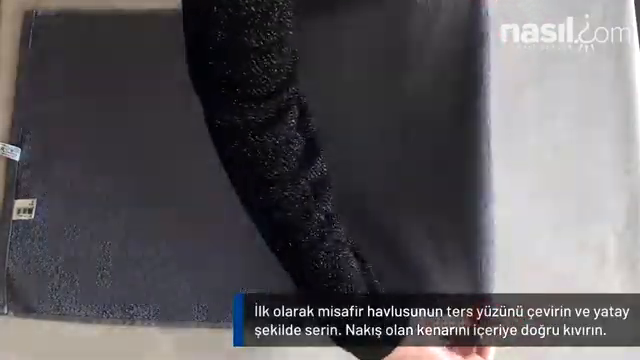
#> input picture frame 550 of havlu_takip_projesi/data/sample_video.mp4, 640 x 360 px, given in place of 3.hatali_video.mp4, which was not available
$ python test_edge6.py
#> lines starting #> are read from the running program, lines starting #| are printed output that depends on the picture; after the words box and inside, x2 and y2 are one past the last pixel; in counts of white or black regions, pixels touching at a corner belong together; pictures that were not available may be replaced by others from this repository, and a replacement may not be noted
### havlu_takip_projesi/cv_engine/detector.py
"""
detector.py - Hibrit Havlu Tespit Modulu (HSV + Ten Rengi Filtresi + DBSCAN)

Koyu lacivert havluyu acik renkli ahsap masadan ayirir.

Yaklasim (Pipeline):
    1. HSV renk uzayinda koyu mavi/lacivert havluyu maskele
    1b. Ten rengi (skin color) filtresi - iscinin ellerini/kollarini cikar
    2. DBSCAN kumeleme ile HSV maskesindeki bolgeleri dogrula ve
       gurultu noktalarini (outlier) temizle
    3. Morfolojik temizlik (closing + opening)
    4. Canny kenar tespiti ile sinir hassaslastirmasi
    5. En buyuk kontur -> BoundingRect -> (x, y, w, h)

Performans Notu:
    DBSCAN tum pikseller uzerinde calistirilmaz. Sadece HSV maske ile
    on-filtrelenmis beyaz pikseller, uzaysal koordinatlariyla birlikte
    DBSCAN'e verilir. Ayrica goruntuyu kucultme (downsample) uygulanarak
    gercek zamanli calisma saglanir.

Returns (dict):
    frame      : Uzerine cizim yapilmis BGR goruntusu
    mask       : Doldurulmus ikili maske
    edges      : Canny kenar goruntusu
    bbox       : (x, y, w, h) tuple veya None
    x, y, w, h : BoundingRect koordinatlari (int)
    center_x   : Havlu merkezi X
    center_y   : Havlu merkezi Y
    contour    : En buyuk kontur (numpy array) veya None
"""

import cv2
import numpy as np
from sklearn.cluster import DBSCAN


# =================================================================
# DBSCAN YARDIMCI: HSV maskesinden anlamli kumeyi cikart
# =================================================================

def _dbscan_refine_mask(binary_mask, eps=8, min_samples=20, downsample=4):
    """
    HSV maskesindeki beyaz pikselleri DBSCAN ile kumeler,
    en buyuk kumeyi koruyup gerisi noise olarak temizler.

    Performans icin goruntu once 'downsample' kati kucultulur.

    Args:
        binary_mask:  uint8 ikili maske (0 veya 255)
        eps:          DBSCAN komsuluk mesafesi (piksel)
        min_samples:  DBSCAN minimum nokta sayisi
        downsample:   Kucultme kati (4 = 1/4 boyut)

    Returns:
        refined_mask: Temizlenmis uint8 ikili maske (orijinal boyut)
    """
    h_orig, w_orig = binary_mask.shape[:2]

    # Kucult
    small_mask = cv2.resize(binary_mask, (w_orig // downsample, h_orig // downsample),
                            interpolation=cv2.INTER_NEAREST)

    # Beyaz piksel koordinatlarini al
    coords = np.column_stack(np.where(small_mask > 0))

    if len(coords) < min_samples:
        # Yeterli piksel yoksa maskeyi oldugu gibi dondur
        return binary_mask

    # DBSCAN kumeleme (uzaysal koordinatlar uzerinde)
    clustering = DBSCAN(eps=eps, min_samples=min_samples).fit(coords)
    labels = clustering.labels_

    # En buyuk kumeyi bul (noise = -1 label)
    unique_labels = set(labels)
    unique_labels.discard(-1)

    if not unique_labels:
        return binary_mask

    # Her kumenin piksel sayisini hesapla, en buyugunu sec
    best_label = max(unique_labels, key=lambda lb: np.sum(labels == lb))

    # Kucuk boyutta temiz maske olustur
    clean_small = np.zeros_like(small_mask)
    best_coords = coords[labels == best_label]
    clean_small[best_coords[:, 0], best_coords[:, 1]] = 255

    # Orijinal boyuta geri buyut
    refined_mask = cv2.resize(clean_small, (w_orig, h_orig),
                              interpolation=cv2.INTER_NEAREST)

    return refined_mask


# =================================================================
# TEN RENGI FILTRESI: Iscinin ellerini/kollarini cikar
# =================================================================

def _create_skin_mask(frame_bgr, hsv_img=None):
    """
    HSV + YCrCb uzayinda ten rengine uyan pikselleri tespit eder.

    Iki renk uzayinin kesisimi kullanilarak daha guvenilir sonuc elde edilir.
    Sonuc olarak ten rengine uyan bolgeleri gosteren ikili maske dondurulur.

    Args:
        frame_bgr: BGR formatinda giris goruntusu
        hsv_img:   Onceden hesaplanmis HSV goruntusu (performans icin)

    Returns:
        skin_mask: uint8 ikili maske (255 = ten rengi, 0 = degil)
    """
    if hsv_img is None:
        hsv_img = cv2.cvtColor(frame_bgr, cv2.COLOR_BGR2HSV)

    # HSV uzayinda ten rengi araligi
    # Hue: 0-25 (kirmizi-turuncu), Sat: 30-170, Val: 60-255
    lower_skin_hsv = np.array([0, 30, 60])
    upper_skin_hsv = np.array([25, 170, 255])
    skin_hsv = cv2.inRange(hsv_img, lower_skin_hsv, upper_skin_hsv)

    # YCrCb uzayinda ten rengi araligi (HSV'yi destekler)
    ycrcb = cv2.cvtColor(frame_bgr, cv2.COLOR_BGR2YCrCb)
    lower_skin_ycrcb = np.array([0, 135, 85])
    upper_skin_ycrcb = np.array([255, 180, 135])
    skin_ycrcb = cv2.inRange(ycrcb, lower_skin_ycrcb, upper_skin_ycrcb)

    # Iki maskenin kesisimi (daha az false positive)
    skin_mask = cv2.bitwise_and(skin_hsv, skin_ycrcb)

    # Morfolojik temizlik: kucuk delikleri kapat, gurultuleri sil
    k = np.ones((7, 7), np.uint8)
    skin_mask = cv2.morphologyEx(skin_mask, cv2.MORPH_CLOSE, k)
    skin_mask = cv2.morphologyEx(skin_mask, cv2.MORPH_OPEN, k)

    # Ten bolgelerini biraz genislet (havlu kenarindaki gecisin temizlenmesi)
    skin_mask = cv2.dilate(skin_mask, np.ones((9, 9), np.uint8), iterations=2)

    return skin_mask


# =================================================================
# ANA TESPIT FONKSIYONU
# =================================================================

def detect_towel(frame,
                 canny_low=40,
                 canny_high=120,
                 blur_ksize=5,
                 dilate_iter=2,
                 min_area_ratio=0.02,
                 use_dbscan=True,
                 dbscan_eps=8,
                 dbscan_min_samples=20,
                 dbscan_downsample=4,
                 use_skin_filter=True,
                 hsv_lower=None,
                 hsv_upper=None):
    """
    Hibrit Havlu Tespit Algoritmasi (HSV + Ten Filtresi + DBSCAN + Canny)

    Koyu lacivert havluyu acik renkli ahsap masadan ayirir.
    Iscinin elleri/kollari ten rengi filtresiyle cikarilir.

    Args:
        frame:              BGR formatinda giris goruntusu
        canny_low:          Canny alt esik
        canny_high:         Canny ust esik
        blur_ksize:         GaussianBlur kernel boyutu
        dilate_iter:        Dilation iterasyon sayisi
        min_area_ratio:     Minimum kontur alani orani
        use_dbscan:         DBSCAN filtreleme aktif mi
        dbscan_eps:         DBSCAN komsuluk mesafesi
        dbscan_min_samples: DBSCAN minimum nokta sayisi
        dbscan_downsample:  DBSCAN icin kucultme kati
        use_skin_filter:    Ten rengi filtresi aktif mi

    Returns:
        dict: frame, mask, edges, bbox, x, y, w, h, center_x, center_y, contour
    """

    h_img, w_img = frame.shape[:2]
    total_area = h_img * w_img

    # =============================================================
    # 1. HSV RENK FILTRESI - Havluyu hedefle
    # =============================================================
    hsv = cv2.cvtColor(frame, cv2.COLOR_BGR2HSV)

    if hsv_lower is None:
        hsv_lower = np.array([95, 25, 15])
    if hsv_upper is None:
        hsv_upper = np.array([135, 255, 160])

    color_mask = cv2.inRange(hsv, hsv_lower, hsv_upper)

    # =============================================================
    # 1b. TEN RENGI FILTRESI - Iscinin ellerini cikar
    # =============================================================
    # Ten rengine uyan pikselleri havlu maskesinDEN cikarir.
    # Boylece Bounding Box sadece havlunun etrafinda kalir,
    # iscinin elleri/kollari dahil edilmez.
    if use_skin_filter:
        skin_mask = _create_skin_mask(frame, hsv_img=hsv)
        # Ten bolgelerini havlu maskesinden cikar
        color_mask = cv2.bitwise_and(color_mask, cv2.bitwise_not(skin_mask))

    # =============================================================
    # 2. DBSCAN KUMELEME - Gurultu temizleme
    # =============================================================
    # HSV maskesindeki beyaz pikselleri DBSCAN ile kumeleyerek
    # rastgele gurultu noktalarini (outlier) temizle.
    # Sadece en buyuk kume korunur.
    if use_dbscan:
        color_mask = _dbscan_refine_mask(
            color_mask,
            eps=dbscan_eps,
            min_samples=dbscan_min_samples,
            downsample=dbscan_downsample
        )

    # =============================================================
    # 3. MORFOLOJIK TEMIZLIK
    # =============================================================
    morph_kernel = np.ones((11, 11), np.uint8)
    # Closing: renk maskesindeki kucuk delikleri kapat
    color_mask = cv2.morphologyEx(color_mask, cv2.MORPH_CLOSE, morph_kernel)
    # Opening: kucuk gurultuleri temizle
    color_mask = cv2.morphologyEx(color_mask, cv2.MORPH_OPEN, morph_kernel)

    # =============================================================
    # 4. CANNY KENAR TESPITI - Sinir hassaslastirma
    # =============================================================
    gray = cv2.cvtColor(frame, cv2.COLOR_BGR2GRAY)
    blurred = cv2.GaussianBlur(gray, (blur_ksize, blur_ksize), 0)
    edges = cv2.Canny(blurred, canny_low, canny_high)

    # Kenarlari genislet
    dilate_kernel = np.ones((3, 3), np.uint8)
    edges_dilated = cv2.dilate(edges, dilate_kernel, iterations=dilate_iter)

    # Canny kenarlarindan flood-fill ile kapali ic bolgeleri bul
    close_kernel = np.ones((9, 9), np.uint8)
    edges_closed = cv2.morphologyEx(edges_dilated, cv2.MORPH_CLOSE, close_kernel)

    flood_mask = edges_closed.copy()
    fill_helper = np.zeros((h_img + 2, w_img + 2), np.uint8)
    cv2.floodFill(flood_mask, fill_helper, (0, 0), 255)
    flood_inv = cv2.bitwise_not(flood_mask)

    # HSV maskesini Canny bilgisiyle destekle
    intersection = cv2.bitwise_and(color_mask, flood_inv)
    combined_mask = cv2.bitwise_or(color_mask, intersection)

    # Son morfolojik duzeltme
    combined_mask = cv2.morphologyEx(
        combined_mask, cv2.MORPH_CLOSE, np.ones((7, 7), np.uint8)
    )
    combined_mask = cv2.morphologyEx(
        combined_mask, cv2.MORPH_OPEN, np.ones((7, 7), np.uint8)
    )

    # =============================================================
    # 5. EN BUYUK KONTURU BUL + BOUNDING BOX
    # =============================================================
    contours, _ = cv2.findContours(
        combined_mask, cv2.RETR_EXTERNAL, cv2.CHAIN_APPROX_SIMPLE
    )

    min_area = total_area * min_area_ratio
    valid_contours = [c for c in contours if cv2.contourArea(c) > min_area]

    bbox = None
    bx, by, bw, bh = 0, 0, 0, 0
    cx, cy = 0, 0
    best_contour = None
    filled_mask = np.zeros((h_img, w_img), dtype=np.uint8)

    if valid_contours:
        best_contour = max(valid_contours, key=cv2.contourArea)

        # Icini beyazla doldur
        cv2.drawContours(filled_mask, [best_contour], -1, 255,
                         thickness=cv2.FILLED)

        # Bounding box hesapla
        bx, by, bw, bh = cv2.boundingRect(best_contour)
        bbox = (bx, by, bw, bh)

        # Merkez koordinatlari
        cx = bx + bw // 2
        cy = by + bh // 2

        # -- Gorsel Cizimler --
        # Bounding box (sari)
        cv2.rectangle(frame, (bx, by), (bx + bw, by + bh), (0, 255, 255), 2)

        # Kontur cizgisi (yesil, ince)
        cv2.drawContours(frame, [best_contour], -1, (0, 255, 0), 1)

        # Merkez noktasi (kirmizi)
        cv2.circle(frame, (cx, cy), 5, (0, 0, 255), -1)

        # Boyut bilgisi
        cv2.putText(frame, f"W:{bw} H:{bh}",
                    (bx, max(by - 10, 20)),
                    cv2.FONT_HERSHEY_SIMPLEX, 0.6, (0, 255, 255), 2)

    return {
        'frame': frame,
        'mask': filled_mask,
        'edges': edges,
        'bbox': bbox,
        'x': bx,
        'y': by,
        'w': bw,
        'h': bh,
        'center_x': cx,
        'center_y': cy,
        'contour': best_contour,
    }

### havlu_takip_projesi/test_edge6.py
import cv2
import numpy as np
import sys
sys.path.insert(0, 'c:/Users/Samet Uçar/Desktop/Bitirme_Projesi/havlu_takip_projesi')

def test_clahe_line(video_path, frame_pos):
    cap = cv2.VideoCapture(video_path)
    cap.set(cv2.CAP_PROP_POS_FRAMES, frame_pos)
    ret, frame = cap.read()
    if not ret: return -1

    from cv_engine.detector import detect_towel
    if 'Video2' in video_path:
        res = detect_towel(frame, hsv_lower=np.array([90, 10, 15]), hsv_upper=np.array([140, 255, 200]))
    else:
        res = detect_towel(frame)

    if not res['bbox']: return -1

    x, y, w, h = res['bbox']

    gray = cv2.cvtColor(frame, cv2.COLOR_BGR2GRAY)
    roi_gray = gray[y:y+h, x:x+w]

    clahe = cv2.createCLAHE(clipLimit=2.0, tileGridSize=(8,8))
    cl1 = clahe.apply(roi_gray)

    edges = cv2.Canny(cv2.GaussianBlur(cl1, (5,5), 0), 20, 60)

    top_y = int(h * 0.3)
    bottom_y = int(h * 0.7)
    left_x = int(w * 0.1)
    right_x = int(w * 0.9)

    sub_edges = edges[top_y:bottom_y, left_x:right_x]

    min_len = w * 0.15
    lines = cv2.HoughLinesP(sub_edges, 1, np.pi/180, threshold=20,
                            minLineLength=min_len, maxLineGap=40)

    horizontal_count = 0
    if lines is not None:
        for line in lines:
            x1, y1, x2, y2 = line[0]
            angle = np.abs(np.arctan2(y2 - y1, x2 - x1) * 180.0 / np.pi)
            if angle < 25 or angle > 155:
                horizontal_count += 1

    return horizontal_count

c_err = test_clahe_line('c:/Users/Samet Uçar/Desktop/Bitirme_Projesi/havlu_takip_projesi/data/3.hatali_video.mp4', 550)
#> in test_clahe_line, frame is the input picture: shape (360, 640, 3); mean B, G, R 91.6, 88.3, 91.1
#> in _dbscan_refine_mask, `coords = np.column_stack(np.where(small_mask > 0))`: coords = 4538 pairs, first value 0 to 86, second value 1 to 123
#> in _dbscan_refine_mask, `labels = clustering.labels_`: labels = 4538 values, max 0 at index 0, min -1 at index 51, mean -0.00022
#> in _dbscan_refine_mask, `unique_labels = set(labels)`: unique_labels = 2 items
#> in _dbscan_refine_mask, `best_label = max(unique_labels, key=lambda lb: np.sum(labels == lb))`: best_label = 0
#> in _dbscan_refine_mask, `best_coords = coords[labels == best_label]`: best_coords = 4537 pairs, first value 0 to 86, second value 1 to 123
#> in detect_towel, `cv2.floodFill(flood_mask, fill_helper, (0, 0), 255)`:
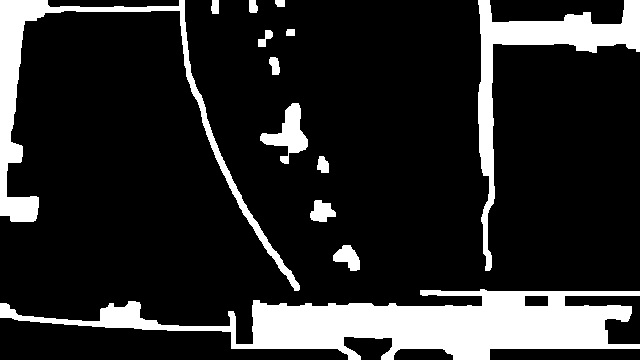
#> flood_mask: shape (360, 640); 16.3% white; 13 white regions, largest, box (x1, y1, x2, y2) and area: (0, 289, 640, 360) 20415, (0, 0, 300, 291) 7426, (478, 0, 640, 271) 7026
#> in detect_towel, `contours, _ = cv2.findContours( combined_mask, cv2.RETR_EXTERNAL, cv2...`: contours = 5 contours; box (x1, y1, x2, y2) and area: (8, 64, 492, 340) 81021, (464, 8, 488, 128) 2184, (224, 0, 256, 24) 410, (464, 288, 488, 304) 282, (48, 48, 64, 64) 210
#> in detect_towel, `valid_contours = [c for c in contours if cv2.contourArea(c) > min_area]`: valid_contours = 1 contour; box (x1, y1, x2, y2) and area: (8, 64, 492, 340) 81021
#> in detect_towel, `best_contour = max(valid_contours, key=cv2.contourArea)`: best_contour = contour of 244 points, box (x1, y1, x2, y2) (8, 64, 492, 340), area 81021
#> in detect_towel, `cv2.drawContours(filled_mask, [best_contour], -1, 255, thickness=cv2.F..`:
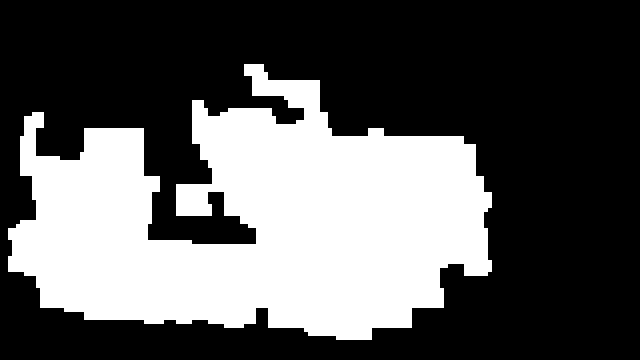
#> filled_mask: shape (360, 640); 35.7% white; 1 white region, box (x1, y1, x2, y2) and area: (8, 64, 492, 340) 82224
#> in detect_towel, `bx, by, bw, bh = cv2.boundingRect(best_contour)`: bx = 8; by = 64; bw = 484; bh = 276
#> in detect_towel, `bbox = (bx, by, bw, bh)`: bbox = (8, 64, 484, 276)
#> in detect_towel, `cx = bx + bw // 2`: cx = 250
#> in detect_towel, `cy = by + bh // 2`: cy = 202
#> in test_clahe_line, `res = detect_towel(frame)`: res = 11 items
#> in test_clahe_line, `x, y, w, h = res['bbox']`: x = 8; y = 64; w = 484; h = 276
#> in test_clahe_line, `edges = cv2.Canny(cv2.GaussianBlur(cl1, (5,5), 0), 20, 60)`:
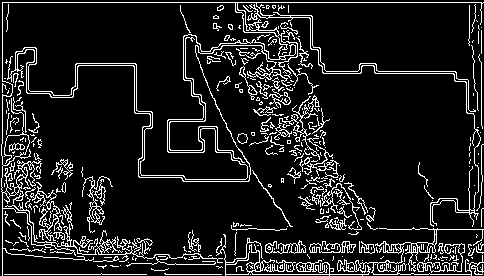
#> edges: shape (276, 484); 11.6% white in thin lines or dots
#> in test_clahe_line, `top_y = int(h * 0.3)`: top_y = 82
#> in test_clahe_line, `bottom_y = int(h * 0.7)`: bottom_y = 193
#> in test_clahe_line, `left_x = int(w * 0.1)`: left_x = 48
#> in test_clahe_line, `right_x = int(w * 0.9)`: right_x = 435
#> in test_clahe_line, `sub_edges = edges[top_y:bottom_y, left_x:right_x]`:
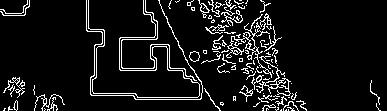
#> sub_edges: shape (111, 387); 8.3% white in thin lines or dots
#> in test_clahe_line, `min_len = w * 0.15`: min_len = 72.6
#> in test_clahe_line, `lines = cv2.HoughLinesP(sub_edges, 1, np.pi/180, threshold=20, minLine..`: lines = 79 rows, first 6: [135, 99, 294, 99], [134, 97, 295, 97], [199, 95, 296, 95], [199, 3, 306, 110], [94, 67, 284, 73], [143, 70, 274, 30]
#> the loop in test_clahe_line, `for line in lines:` made 79 passes
#> (x1, y1, x2, y2, angle) on passes 1 to 8: (135, 99, 294, 99, 0), (134, 97, 295, 97, 0), (199, 95, 296, 95, 0), (199, 3, 306, 110, 45), (94, 67, 284, 73, 1.81), (143, 70, 274, 30, 16.98), (199, 94, 296, 92, 1.18), (86, 28, 277, 69, 12.12)
#> after the loop in test_clahe_line, `for line in lines:`: horizontal_count = 73
#> c_err = 73
c_ok = test_clahe_line('c:/Users/Samet Uçar/Desktop/Bitirme_Projesi/havlu_takip_projesi/data/Ornek_Video.mp4', 380)
#> call 2 of test_clahe_line, with frame_pos = 380
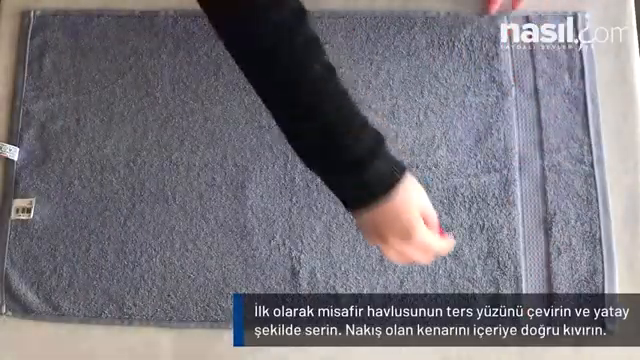
#> input picture frame 380 of havlu_takip_projesi/data/sample_video.mp4, 640 x 360 px, given in place of Ornek_Video.mp4, which was not available
#> in test_clahe_line, frame is the input picture: shape (360, 640, 3); mean B, G, R 122.8, 115.1, 118.2
#> call 2 of detect_towel, with canny_low = 40, canny_high = 120, blur_ksize = 5, dilate_iter = 2, min_area_ratio = 0.02, use_dbscan = True, dbscan_eps = 8, dbscan_min_samples = 20
#> call 2 of _dbscan_refine_mask, with eps = 8, min_samples = 20, downsample = 4
#> in _dbscan_refine_mask (call 2), `small_mask = cv2.resize(binary_mask, (w_orig // downsample, h_orig // ..`:
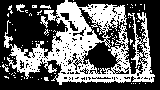
#> small_mask: shape (90, 160); 39.4% white; 88 white regions (83 under 20 px), largest, box (x1, y1, x2, y2) and area: (4, 0, 155, 85) 5349, (16, 4, 25, 12) 41, (40, 5, 51, 9) 28, (2, 64, 9, 72) 22, (8, 5, 13, 14) 20
#> in _dbscan_refine_mask (call 2), `coords = np.column_stack(np.where(small_mask > 0))`: coords = 5679 pairs, first value 0 to 84, second value 0 to 154
#> in _dbscan_refine_mask (call 2), `labels = clustering.labels_`: labels = 5679 values from 0 to 0
#> in _dbscan_refine_mask (call 2), `unique_labels = set(labels)`: unique_labels = 1 item
#> in _dbscan_refine_mask (call 2), `best_coords = coords[labels == best_label]`: best_coords has the same summary as coords
#> in detect_towel (call 2), `color_mask = _dbscan_refine_mask( color_mask, eps=dbscan_eps, min_samp..`:
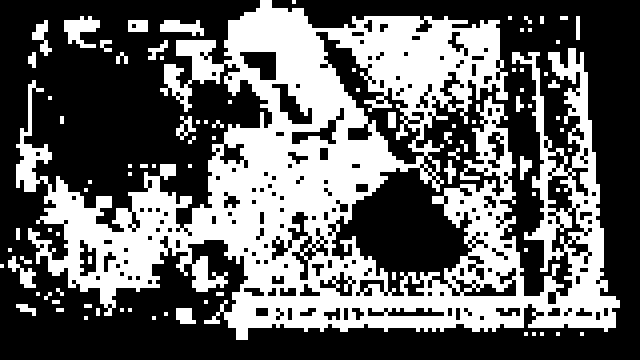
#> color_mask: shape (360, 640); 39.4% white; 88 white regions (48 under 20 px)
#> in detect_towel (call 2), `contours, _ = cv2.findContours( combined_mask, cv2.RETR_EXTERNAL, cv2...`: contours = 7 contours; box (x1, y1, x2, y2) and area: (8, 0, 616, 340) 132710, (16, 128, 48, 192) 1123, (64, 16, 96, 44) 567, (180, 116, 196, 140) 330, (176, 308, 192, 324) 210, (128, 20, 148, 32) 209, (36, 24, 48, 40) 165
#> in detect_towel (call 2), `valid_contours = [c for c in contours if cv2.contourArea(c) > min_area]`: valid_contours = 1 contour; box (x1, y1, x2, y2) and area: (8, 0, 616, 340) 132710
#> in detect_towel (call 2), `best_contour = max(valid_contours, key=cv2.contourArea)`: best_contour = contour of 322 points, box (x1, y1, x2, y2) (8, 0, 616, 340), area 132710
#> in detect_towel (call 2), `bx, by, bw, bh = cv2.boundingRect(best_contour)`: by = 0; bw = 608; bh = 340
#> in detect_towel (call 2), `bbox = (bx, by, bw, bh)`: bbox = (8, 0, 608, 340)
#> in detect_towel (call 2), `cx = bx + bw // 2`: cx = 312
#> in detect_towel (call 2), `cy = by + bh // 2`: cy = 170
#> in test_clahe_line (call 2), `x, y, w, h = res['bbox']`: y = 0; w = 608; h = 340
#> in test_clahe_line (call 2), `top_y = int(h * 0.3)`: top_y = 102
#> in test_clahe_line (call 2), `bottom_y = int(h * 0.7)`: bottom_y = 237
#> in test_clahe_line (call 2), `left_x = int(w * 0.1)`: left_x = 60
#> in test_clahe_line (call 2), `right_x = int(w * 0.9)`: right_x = 547
#> in test_clahe_line (call 2), `min_len = w * 0.15`: min_len = 91.2
#> in test_clahe_line (call 2), `lines = cv2.HoughLinesP(sub_edges, 1, np.pi/180, threshold=20, minLine..`: lines = 232 rows, first 6: [8, 101, 263, 88], [332, 78, 485, 105], [4, 66, 220, 40], [314, 46, 483, 67], [72, 0, 283, 132], [0, 77, 249, 73]
#> the loop in test_clahe_line (call 2), `for line in lines:` made 232 passes
#> (x1, y1, x2, y2, angle) on passes 1 to 8: (8, 101, 263, 88, 2.92), (332, 78, 485, 105, 10.01), (4, 66, 220, 40, 6.86), (314, 46, 483, 67, 7.08), (72, 0, 283, 132, 32.03), (0, 77, 249, 73, 0.92), (29, 0, 221, 41, 12.05), (0, 17, 248, 65, 10.95)
c_vid2 = test_clahe_line('c:/Users/Samet Uçar/Desktop/Bitirme_Projesi/havlu_takip_projesi/data/Video2.mp4', 220)

print(f"Hatali Video (Arkaya) Horizontal Lines (CLAHE): {c_err}")
#| Hatali Video (Arkaya) Horizontal Lines (CLAHE): 73
print(f"Ornek Video (One) Horizontal Lines (CLAHE): {c_ok}")
#| Ornek Video (One) Horizontal Lines (CLAHE): 228
print(f"Video2 (One) Horizontal Lines (CLAHE): {c_vid2}")
#| Video2 (One) Horizontal Lines (CLAHE): 54
